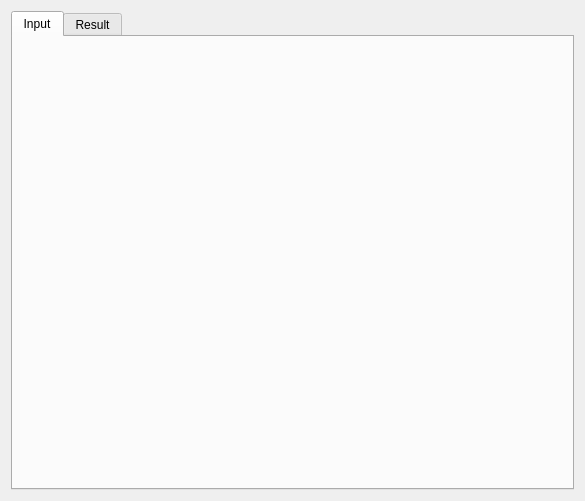
<?xml version="1.0" encoding="UTF-8"?>
<ui version="4.0">
 <class>XJoinWidget</class>
 <widget class="QWidget" name="XJoinWidget">
  <property name="geometry">
   <rect>
    <x>0</x>
    <y>0</y>
    <width>585</width>
    <height>501</height>
   </rect>
  </property>
  <property name="windowTitle">
   <string>Join</string>
  </property>
  <layout class="QVBoxLayout" name="verticalLayout">
   <item>
    <widget class="QTabWidget" name="tabWidget">
     <property name="currentIndex">
      <number>0</number>
     </property>
     <widget class="QWidget" name="tab">
      <attribute name="title">
       <string>Input</string>
      </attribute>
      <layout class="QHBoxLayout" name="horizontalLayout">
       <item>
        <widget class="XJoinItemWidget" name="first" native="true"/>
       </item>
       <item>
        <widget class="XJoinItemWidget" name="second" native="true"/>
       </item>
      </layout>
     </widget>
     <widget class="QWidget" name="tab_2">
      <attribute name="title">
       <string>Result</string>
      </attribute>
      <layout class="QVBoxLayout" name="verticalLayout_2">
       <item>
        <widget class="QTableView" name="result"/>
       </item>
      </layout>
     </widget>
    </widget>
   </item>
  </layout>
 </widget>
 <customwidgets>
  <customwidget>
   <class>XJoinItemWidget</class>
   <extends>QWidget</extends>
   <header>xjoinitemwidget.h</header>
   <container>1</container>
  </customwidget>
 </customwidgets>
 <resources/>
 <connections/>
</ui>
